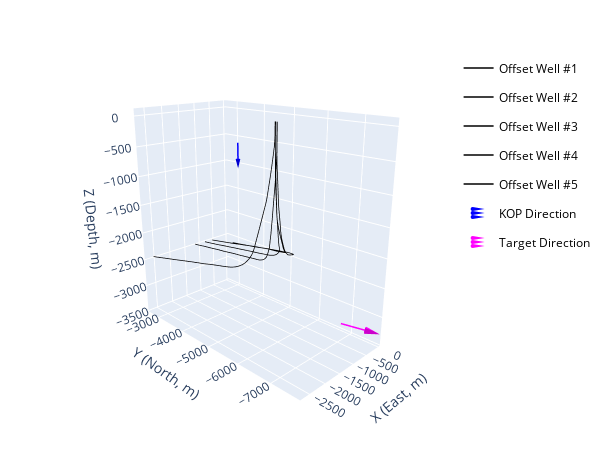

The notebook cell saved with this chart:
### Code cell
fig1=None
for well in danger_indices:
    fig1=PlotSurvey(input_data["SURVEY"][well], fig1, show=0)
     
# # plot the PK and PT points in the fig
# fig1.add_trace(go.Scatter3d(x=PKM[:,0], y=PKM[:,1], z=PKM[:,2], 
#                            name='KOP',
#                            mode='markers',
#                            marker=dict(size=3, color='blue')))
# fig1.add_trace(go.Scatter3d(x=PTM[:,0], y=PTM[:,1], z=PTM[:,2], 
#                            name='Target',
#                            mode='markers',
#                            marker=dict(size=3, color='magenta')))

# plot an arrow of the VT, start at PT
fig1=PlotArrow(start=PKM[0,:], vector=VKM[0,:]*300, fig=fig1, style='b-', head_size=0.5, name = 'KOP Direction')
fig1=PlotArrow(start=PTM[0,:], vector=VTM[0,:]*20, fig=fig1, style='m-', head_size=0.5, name = 'Target Direction')
fig1.show()

### Figure 1 — Plotly figure (JSON) as saved in the notebook; plotly's stock layout.template omitted (floating-point values rounded to 4 significant figures; data arrays with more than 128 entries replaced by an {"elided": "..."} marker saying what was removed)
{"data": [{"customdata": {"elided": "168x4 float values"}, "hovertemplate": "Offset Well #1<br>East: %{x:.2f}<br>North: %{y:.2f}<br>Depth: %{z:.2f}<extra>MD: %{customdata[0]:.2f}<br>Inclination: %{customdata[1]:.2f}°<br>Azimuth: %{customdata[2]:.2f}°<br>DLS: %{customdata[3]:.2f}°/30m </extra>", "legendgroup": "Offset Well #1", "line": {"color": "black", "dash": "solid", "width": 1.5}, "mode": "lines", "name": "Offset Well #1", "showlegend": true, "type": "scatter3d", "x": {"elided": "168 float values"}, "y": {"elided": "168 float values"}, "z": {"elided": "168 float values"}}, {"customdata": {"elided": "186x4 float values"}, "hovertemplate": "Offset Well #2<br>East: %{x:.2f}<br>North: %{y:.2f}<br>Depth: %{z:.2f}<extra>MD: %{customdata[0]:.2f}<br>Inclination: %{customdata[1]:.2f}°<br>Azimuth: %{customdata[2]:.2f}°<br>DLS: %{customdata[3]:.2f}°/30m </extra>", "legendgroup": "Offset Well #2", "line": {"color": "black", "dash": "solid", "width": 1.5}, "mode": "lines", "name": "Offset Well #2", "showlegend": true, "type": "scatter3d", "x": {"elided": "186 float values"}, "y": {"elided": "186 float values"}, "z": {"elided": "186 float values"}}, {"customdata": {"elided": "438x4 float values"}, "hovertemplate": "Offset Well #3<br>East: %{x:.2f}<br>North: %{y:.2f}<br>Depth: %{z:.2f}<extra>MD: %{customdata[0]:.2f}<br>Inclination: %{customdata[1]:.2f}°<br>Azimuth: %{customdata[2]:.2f}°<br>DLS: %{customdata[3]:.2f}°/30m </extra>", "legendgroup": "Offset Well #3", "line": {"color": "black", "dash": "solid", "width": 1.5}, "mode": "lines", "name": "Offset Well #3", "showlegend": true, "type": "scatter3d", "x": {"elided": "438 float values"}, "y": {"elided": "438 float values"}, "z": {"elided": "438 float values"}}, {"customdata": {"elided": "482x4 float values"}, "hovertemplate": "Offset Well #4<br>East: %{x:.2f}<br>North: %{y:.2f}<br>Depth: %{z:.2f}<extra>MD: %{customdata[0]:.2f}<br>Inclination: %{customdata[1]:.2f}°<br>Azimuth: %{customdata[2]:.2f}°<br>DLS: %{customdata[3]:.2f}°/30m </extra>", "legendgroup": "Offset Well #4", "line": {"color": "black", "dash": "solid", "width": 1.5}, "mode": "lines", "name": "Offset Well #4", "showlegend": true, "type": "scatter3d", "x": {"elided": "482 float values"}, "y": {"elided": "482 float values"}, "z": {"elided": "482 float values"}}, {"customdata": {"elided": "580x4 float values"}, "hovertemplate": "Offset Well #5<br>East: %{x:.2f}<br>North: %{y:.2f}<br>Depth: %{z:.2f}<extra>MD: %{customdata[0]:.2f}<br>Inclination: %{customdata[1]:.2f}°<br>Azimuth: %{customdata[2]:.2f}°<br>DLS: %{customdata[3]:.2f}°/30m </extra>", "legendgroup": "Offset Well #5", "line": {"color": "black", "dash": "solid", "width": 1.5}, "mode": "lines", "name": "Offset Well #5", "showlegend": true, "type": "scatter3d", "x": {"elided": "580 float values"}, "y": {"elided": "580 float values"}, "z": {"elided": "580 float values"}}, {"legendgroup": "KOP Direction", "line": {"color": "blue", "dash": "solid", "width": 3}, "mode": "lines", "name": "KOP Direction", "showlegend": false, "type": "scatter3d", "x": [-1336.0, -1336.0], "y": [-4518.0, -4518.0], "z": [-386.6, -686.6]}, {"colorscale": [[0, "blue"], [1, "blue"]], "legendgroup": "KOP Direction", "name": "KOP Direction", "showlegend": true, "showscale": false, "sizemode": "absolute", "sizeref": 150, "type": "cone", "u": [0], "v": [0], "w": [-1], "x": [-1336.0], "y": [-4518.0], "z": [-686.6]}, {"legendgroup": "Target Direction", "line": {"color": "magenta", "dash": "solid", "width": 3}, "mode": "lines", "name": "Target Direction", "showlegend": false, "type": "scatter3d", "x": [-503.3, -339.9], "y": [-7075.0, -7734.0], "z": [-3151.0, -3153.0]}, {"colorscale": [[0, "magenta"], [1, "magenta"]], "legendgroup": "Target Direction", "name": "Target Direction", "showlegend": true, "showscale": false, "sizemode": "absolute", "sizeref": 339.2, "type": "cone", "u": [0.2409], "v": [-0.9706], "w": [-0.003243], "x": [-339.9], "y": [-7734.0], "z": [-3153.0]}], "layout": {"height": 450, "legend": {"bgcolor": "rgba(255,255,255,0.1)", "font": {"color": "black", "size": 12}, "orientation": "v", "x": 0.9, "xanchor": "left", "y": 0.9, "yanchor": "top"}, "margin": {"b": 5, "l": 5, "r": 5, "t": 10}, "scene": {"aspectmode": "manual", "aspectratio": {"x": 0.5417, "y": 1, "z": 1}, "camera": {"eye": {"x": -1.556, "y": -1.556, "z": 0.7524}}, "xaxis": {"range": [-2784.0, 70.92], "title": {"text": "X (East, m)"}}, "yaxis": {"range": [-7799.0, -2529.0], "title": {"text": "Y (North, m)"}}, "zaxis": {"title": {"text": "Z (Depth, m)"}}}, "width": 600}}
